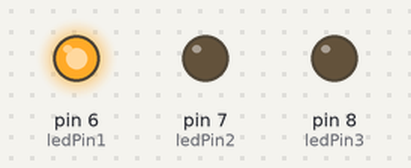
This sketch was run on a simulated Arduino Uno, built with avr-gcc and run on an emulated ATmega328P. On the bench: output pins drawn as LEDs (lit = HIGH).

Above: at 1.0 s.
At 3.0 s:
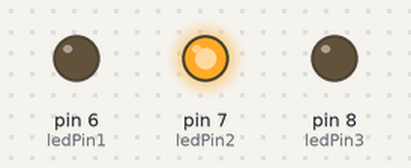
At 5.0 s:
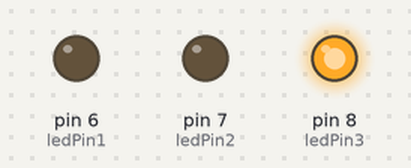
Timing chart, 0 to 7.8 s (numbered marks = the images above):
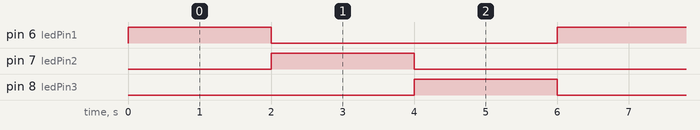

Measured:
- by itself, pin 6 (ledPin1), pin 7 (ledPin2), pin 8 (ledPin3): alternates HIGH for 2.0 s and LOW for 4.0 s
- by itself, everything shown: repeats every 6.0 s, in 4 steps

The sketch:

punto4a.ino
```cpp
int ledPin1 = 6;
int ledPin2 = 7;
int ledPin3 = 8;

void setup(){
  pinMode(ledPin1, OUTPUT);
  pinMode(ledPin2, OUTPUT);
  pinMode(ledPin3, OUTPUT);
}

void loop(){
  digitalWrite(ledPin1, HIGH);
  delay(2000);
  digitalWrite(ledPin1, LOW);
  digitalWrite(ledPin2, HIGH);
  delay(2000);
  digitalWrite(ledPin2, LOW);
  digitalWrite(ledPin3, HIGH);
  delay(2000);
  digitalWrite(ledPin3, LOW);
}
```
